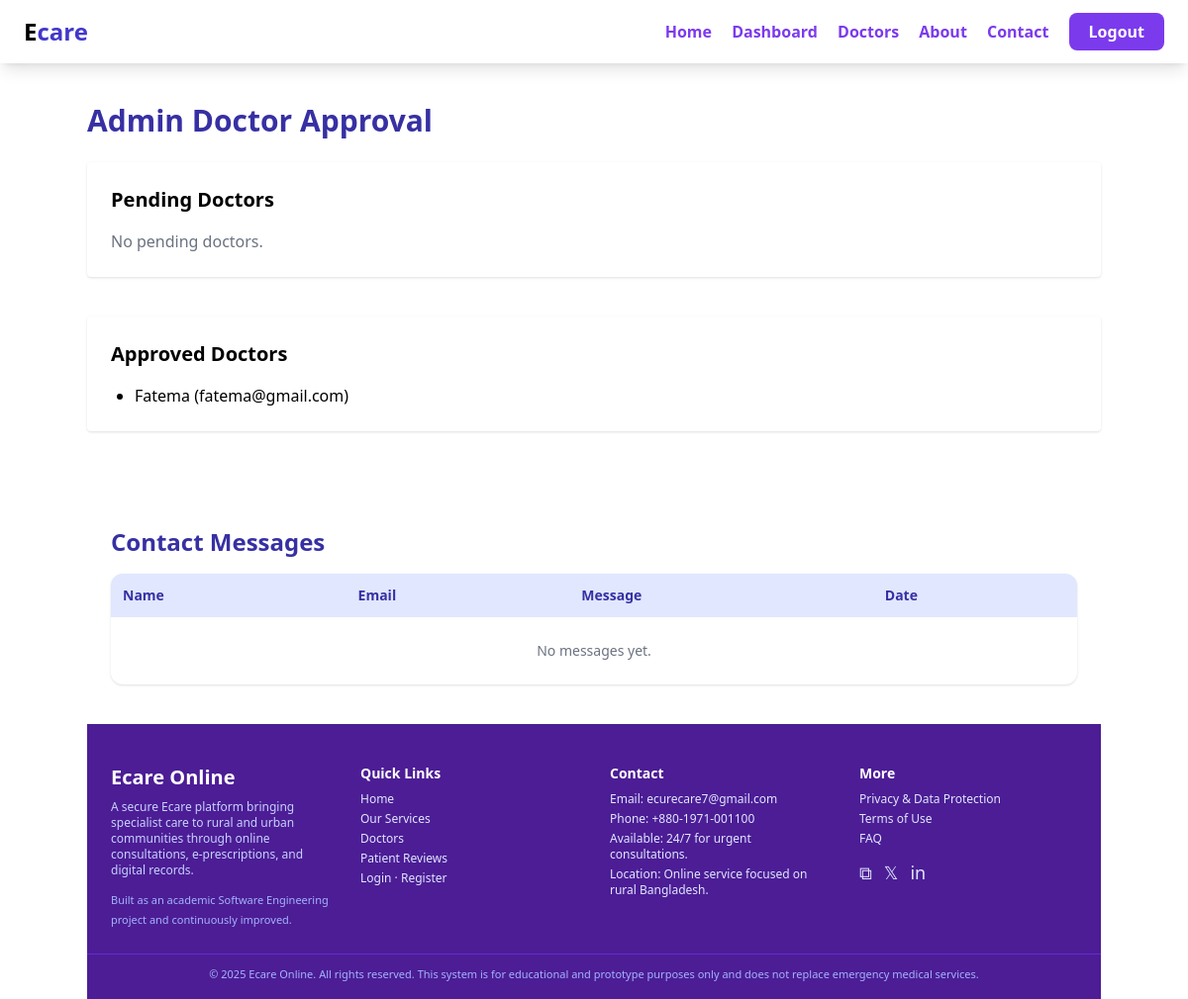
The app's page /dashboard/admin/ (signed in), older data.
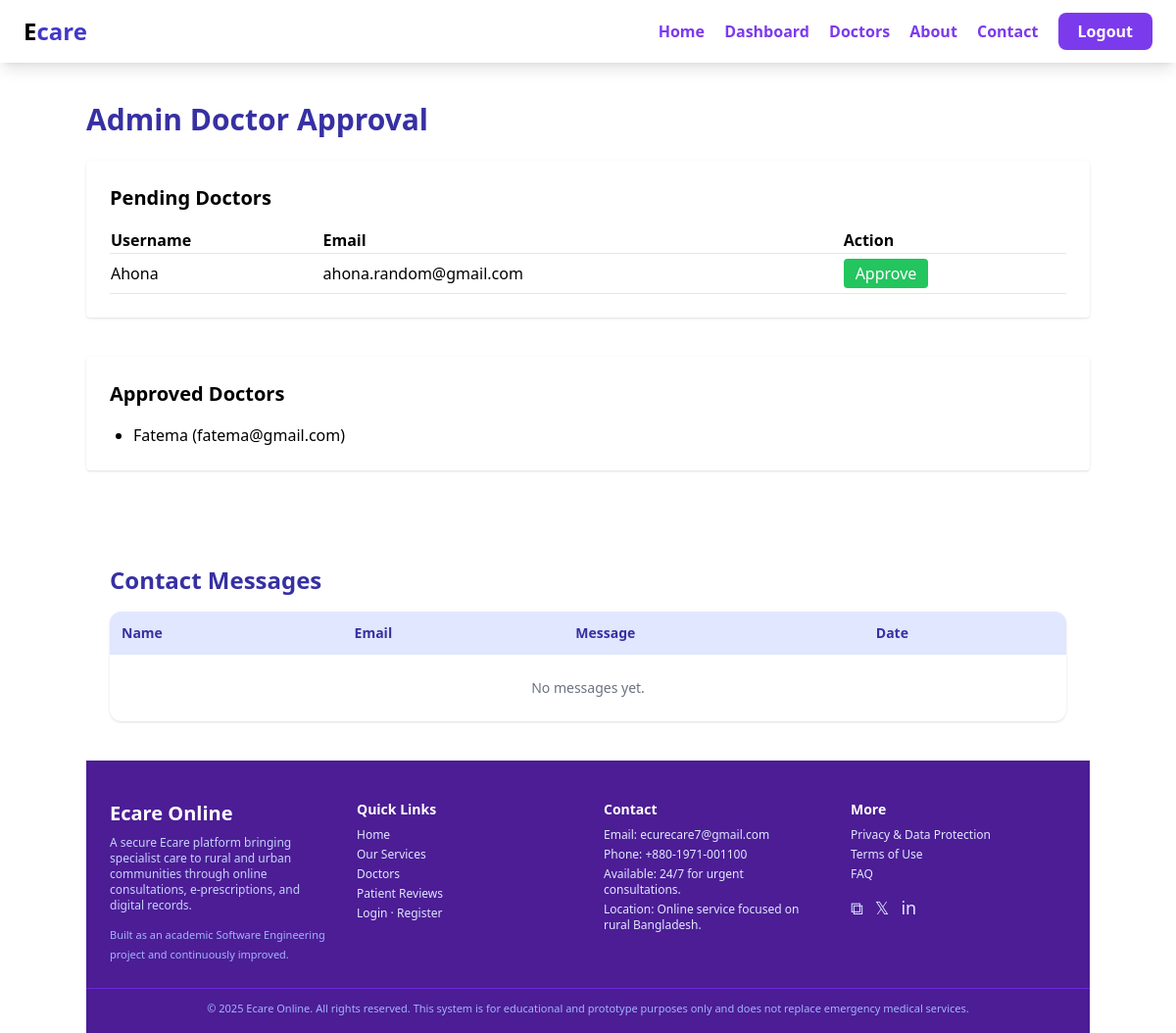
The same page, newer data.
### accounts/models.py (models this page shows, shortened)
class User(AbstractUser):
    ROLE_CHOICES = (
        ('admin', 'Admin'),
        ('doctor', 'Doctor'),
        ('patient', 'Patient'),
    )
    role = models.CharField(
        max_length=10,
        choices=ROLE_CHOICES,
        default='patient'
    )
    is_approved = models.BooleanField(default=False)

### accounts/views.py (the view)
# urls.py: path('dashboard/admin/', views.admin_dashboard, name='admin_dashboard'),
@login_required
def admin_dashboard(request):
    pending_doctors = User.objects.filter(role='doctor', is_approved=False)
    approved_doctors = User.objects.filter(role='doctor', is_approved=True)
    contact_messages = ContactMessage.objects.order_by('-created_at')
    context = {
        'pending_doctors': pending_doctors,
        'approved_doctors': approved_doctors,
        'contact_messages': contact_messages,
    }
    return render(request, 'dashboards/admin.html', context)

### templates/dashboards/admin.html (shortened to what this page needs)
{% extends "base.html" %}
{% block content %}
<div class="max-w-5xl mx-auto mt-10">
  <h1 class="text-3xl font-bold text-indigo-800 mb-6">
    Admin Doctor Approval
  </h1>
  <div class="bg-white shadow rounded p-6 mb-10">
    <h2 class="text-xl font-semibold mb-4">Pending Doctors</h2>
    {% if pending_doctors %}
      <table class="w-full">
        <tr class="border-b text-left">
          <th>Username</th>
          <th>Email</th>
          <th>Action</th>
        </tr>
        {% for d in pending_doctors %}
        <tr class="border-b">
          <td class="py-2">{{ d.username }}</td>
          <td class="py-2">{{ d.email }}</td>
          <td class="py-2">
            <a href="{% url 'approve_doctor' d.id %}"
               class="bg-green-500 text-white px-3 py-1 rounded">
              Approve
            </a>
          </td>
        </tr>
        {% endfor %}
      </table>
    {% else %}
      <p class="text-gray-500">No pending doctors.</p>
    {% endif %}
  </div>
  <div class="bg-white shadow rounded p-6">
    <h2 class="text-xl font-semibold mb-4">Approved Doctors</h2>
    <ul class="list-disc pl-6">
      {% for d in approved_doctors %}
        <li>{{ d.username }} ({{ d.email }})</li>
      {% empty %}
        <li>No approved doctors yet.</li>
      {% endfor %}
    </ul>
  </div>
  <div class="max-w-6xl mx-auto px-6 py-10">
  <h2 class="text-2xl font-bold text-indigo-800 mt-14 mb-4">
  Contact Messages
</h2>
<div class="bg-white rounded-xl shadow overflow-hidden">
  <table class="w-full text-sm">
    <thead class="bg-indigo-100 text-indigo-800">
      <tr>
        <th class="p-3 text-left">Name</th>
        <th class="p-3 text-left">Email</th>
        <th class="p-3 text-left">Message</th>
        <th class="p-3 text-left">Date</th>
      </tr>
    </thead>
    <tbody>
      {% if contact_messages %}
        {% for msg in contact_messages %}
        <tr class="border-t">
          <td class="p-3">{{ msg.name }}</td>
          <td class="p-3">{{ msg.email }}</td>
          <td class="p-3 text-gray-700">{{ msg.message|truncatechars:50 }}</td>
          <td class="p-3 text-gray-500 text-xs">
            {{ msg.created_at|date:"M d, Y h:i A" }}
          </td>
        </tr>
        {% endfor %}
      {% else %}
        <tr>
          <td colspan="4" class="p-6 text-center text-gray-500">
            No messages yet.
          </td>
        </tr>
      {% endif %}
    </tbody>
  </table>
</div>
</div>
{% endblock %}

Row changes from the older to the newer data that the page shows:
added User: username "Ahona", email "ahona.random@gmail.com", shown under "Pending Doctors"
Text that changed along with them:
text no longer shown: "No pending doctors."
text now shown: "Username Email Action"
